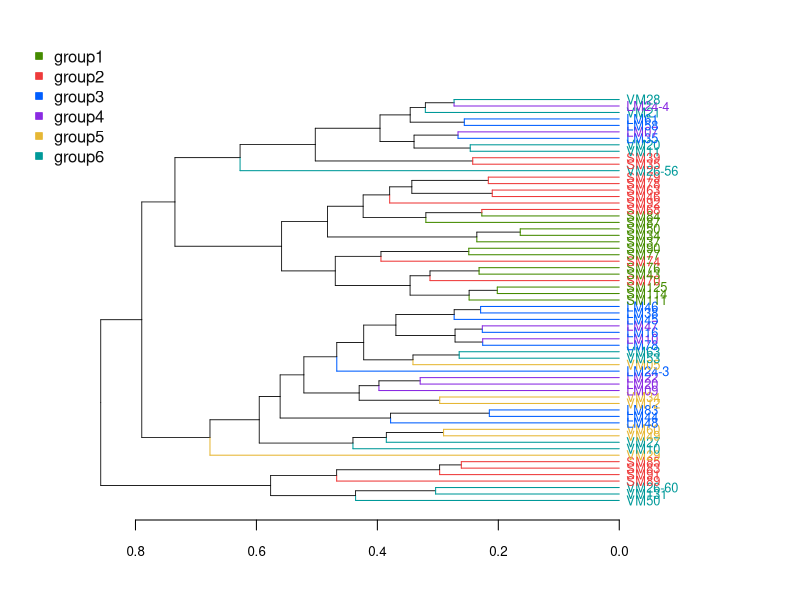

This figure's R source:
library(ape)
library(vegan)

####Read table####
data<-read.table(file="otu_table.xls",head=T,sep="\t",check.names=FALSE,quote="\"")
rownames(data)<-data[,1]
data<-data[,-1]

####Read group####
grp<-"groupall.txt"
group<-read.table(file="groupall.txt",header=T,sep="\t",colClasses=c('character','character'))
gp<-as.character(group$group)
gp_len<-length(unique(gp))
names(gp)<-as.character(group$sample)
sns<-as.character(group[,1])
data<-data[,sns]
data<-data[rowSums(data)>0,]

ms<-length(colnames(data))
if(ms<=40){
  Tsize<-1
}else if(ms>40 && ms<=100){
  Tsize=round(-0.66*log(ms)+3.5,2)
}else if(ms<=350){
  Tsize=-0.0033*ms + 1.21
}

data<-t(data)
dm<-vegdist(data, method="bray",diag=TRUE, upper=TRUE)
df<-paste("Hclust_bray/groupall/","dist_matrix",".xls",sep="")
dir.create("Hclust_bray")
dir.create("Hclust_bray/groupall")
dm2<-as.matrix(dm)
write.table(dm2,df,sep="\t",quote=F,row.names=T,col.names=NA)
dm<-as.dist(dm)

pdfname<-paste("Hclust_bray/groupall/","hclust_tree.pdf",sep="")
if(ms<=10){
	  pdf(pdfname,height=6,width=5)
	  par=par(mar=c(5,4,4,8),xpd=T)
	}else if(ms>10 && ms<=40 ){
	  pdf(pdfname,height=8,width=6)
	  par=par(mar=c(4,4,4,8),xpd=T)
	}else if(ms>40 && ms<=100){
	  pdf(pdfname,height=10,width=8)
	  par=par(mar=c(4,4,4,8),xpd=T) 
	}else{
	  pdf(pdfname,height=16,width=11)
	  par=par(mar=c(4,4,2,6),xpd=T)
	}

tree<-hclust(dm,method="complete")
dendro <- as.dendrogram(tree)
tr <-as.phylo.hclust(tree)
nwk <-paste("Hclust_bray/groupall/","hclust",".tre",sep="")
write.tree(tr,nwk)

mcol<-c("#458b00","#ee3b3b","#005eff","#8a2be2","#e6b735","#009999","#ff9933","#ff6600","#3399ff","#ff6699","#00cc33","#cc3366","#ccaa99","#ff3366","#3366ff","#99cc66","#66cdaa","#632b28", "#006538","#4693ec","#ff0000")
require("RColorBrewer")
col1<-brewer.pal(8,"Set2")
col2<-brewer.pal(8,"Dark2")
col3<-brewer.pal(12,"Paired")
labelColors<-rep(unique(c(mcol,col3,col2,col1)),10)

##get edge color
labelColors<-rep(c(mcol,col3,col2,col1),10)
names(labelColors)<-unique(group[,2])
colLab <- function(n) {
	if(is.leaf(n)) {
		a <- attributes(n)
		labCol<-labelColors[as.character(group[which(group$sample==as.character(a$label)),2])]
		attr(n, "nodePar")<-list(lab.cex=ifelse(0,0,Tsize),lab.col=labCol,pch=21:22,cex = c(0, 0),lwd=0.7)
		attr(n,"edgePar") <- list(col = labCol)
	}else{
	attr(n, "edgePar") <- list(co1="black",lwd=0.8)
	}
	n
}

clusDendro <- dendrapply(dendro, colLab)	
plot(clusDendro,main="Cluster",ann = FALSE, type="rectangle",horiz=TRUE,cex.axis=0.8)
legend('topleft',legend=unique(group$group),col=labelColors,pt.bg=labelColors,pch = 22,border=NA,bty="n", cex = 1,text.col="grey5", inset =-0.1)
dev.off()



